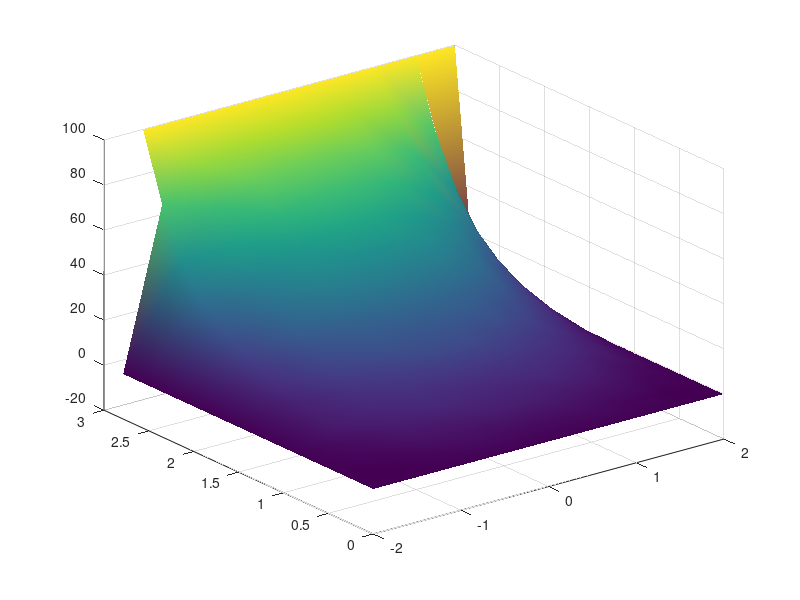
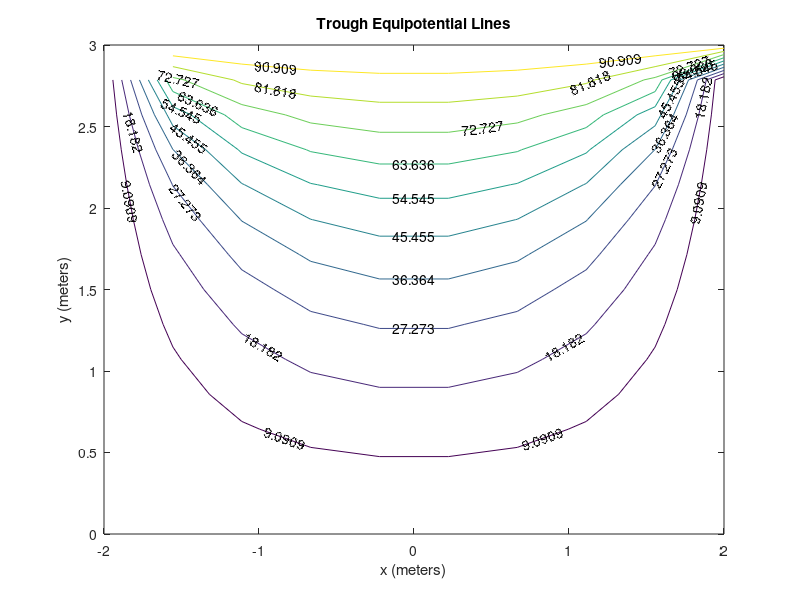

Write the MATLAB code that produced these figures, in order.
% just for fun 
% Summation
clear all;close all
a = 2;
b = 3;
V = 100;
nx = 10;
ny = 15;
x = linspace(-a,a,nx);
y = linspace(0,b,ny);
temp = zeros(length(y),length(x));
for i = 1 : nx
    for j = 1 : ny
        sum = 0;
        q = exp(-pi*(b-y(j))/(2*a));
        if q == 1
            q =1-1e-25;
        end
        p = pi/(2*a)*(x(i)+a);
        psi = atan(2*q*sin(p)/(1-q^2));
        for m = 1 : 15
            n = 2*m-1;
            alpha_n = n*pi/(2*a);
            sum = sum + 1/n*((sinh(alpha_n*y(j))/sinh(alpha_n*b) - q.^n).*sin(n*p));
        end
        temp(j,i) = sum +psi/2;
    end
end

Phi = 4*V/pi*temp;

[x,y] = meshgrid(x, y);
surf(x,y,Phi)
figure(1)
shading interp
figure
contour(x,y,Phi, 'ShowText','on')
title('Trough Equipotential Lines')
xlabel('x (meters)') % x-axis label
ylabel('y (meters)') % y-axis label

